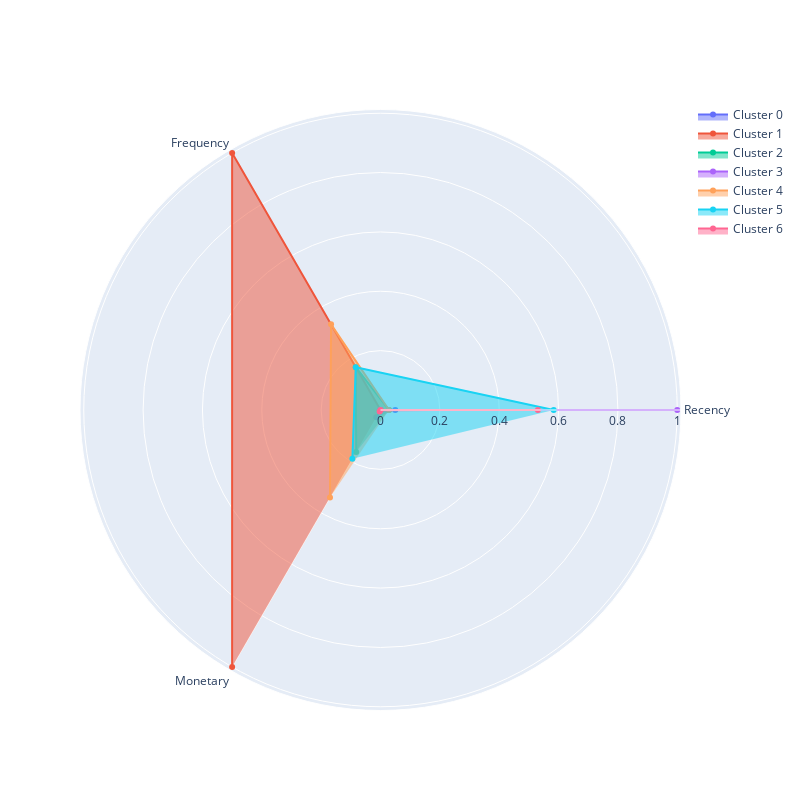

Source (notebook cell):
### Markdown cell above
##### Визуализируем профили кластеров в виде полярной диаграммы на основе средних RFM-характеристик, вычисленных для каждого кластера. Проанализируем кластеры и на основе анализа составим их описания.

### Code cell
plot_cluster_profile(rfm_labels_mean, 7)

### Figure 1 — Plotly figure (JSON) as saved in the notebook; plotly's stock layout.template omitted (floating-point values rounded to 4 significant figures)
{"data": [{"fill": "toself", "name": "Cluster 0", "r": [0.04982, 0, 0.02829], "theta": ["Recency", "Frequency", "Monetary"], "type": "scatterpolar"}, {"fill": "toself", "name": "Cluster 1", "r": [0, 1.0, 1], "theta": ["Recency", "Frequency", "Monetary"], "type": "scatterpolar"}, {"fill": "toself", "name": "Cluster 2", "r": [0.02847, 0.1667, 0.1637], "theta": ["Recency", "Frequency", "Monetary"], "type": "scatterpolar"}, {"fill": "toself", "name": "Cluster 3", "r": [1.0, 0, 0], "theta": ["Recency", "Frequency", "Monetary"], "type": "scatterpolar"}, {"fill": "toself", "name": "Cluster 4", "r": [0.02847, 0.3333, 0.3404], "theta": ["Recency", "Frequency", "Monetary"], "type": "scatterpolar"}, {"fill": "toself", "name": "Cluster 5", "r": [0.5836, 0.1667, 0.1897], "theta": ["Recency", "Frequency", "Monetary"], "type": "scatterpolar"}, {"fill": "toself", "name": "Cluster 6", "r": [0.5302, 0, 0.005566], "theta": ["Recency", "Frequency", "Monetary"], "type": "scatterpolar"}], "layout": {"autosize": false, "height": 800, "showlegend": true, "width": 800}}
